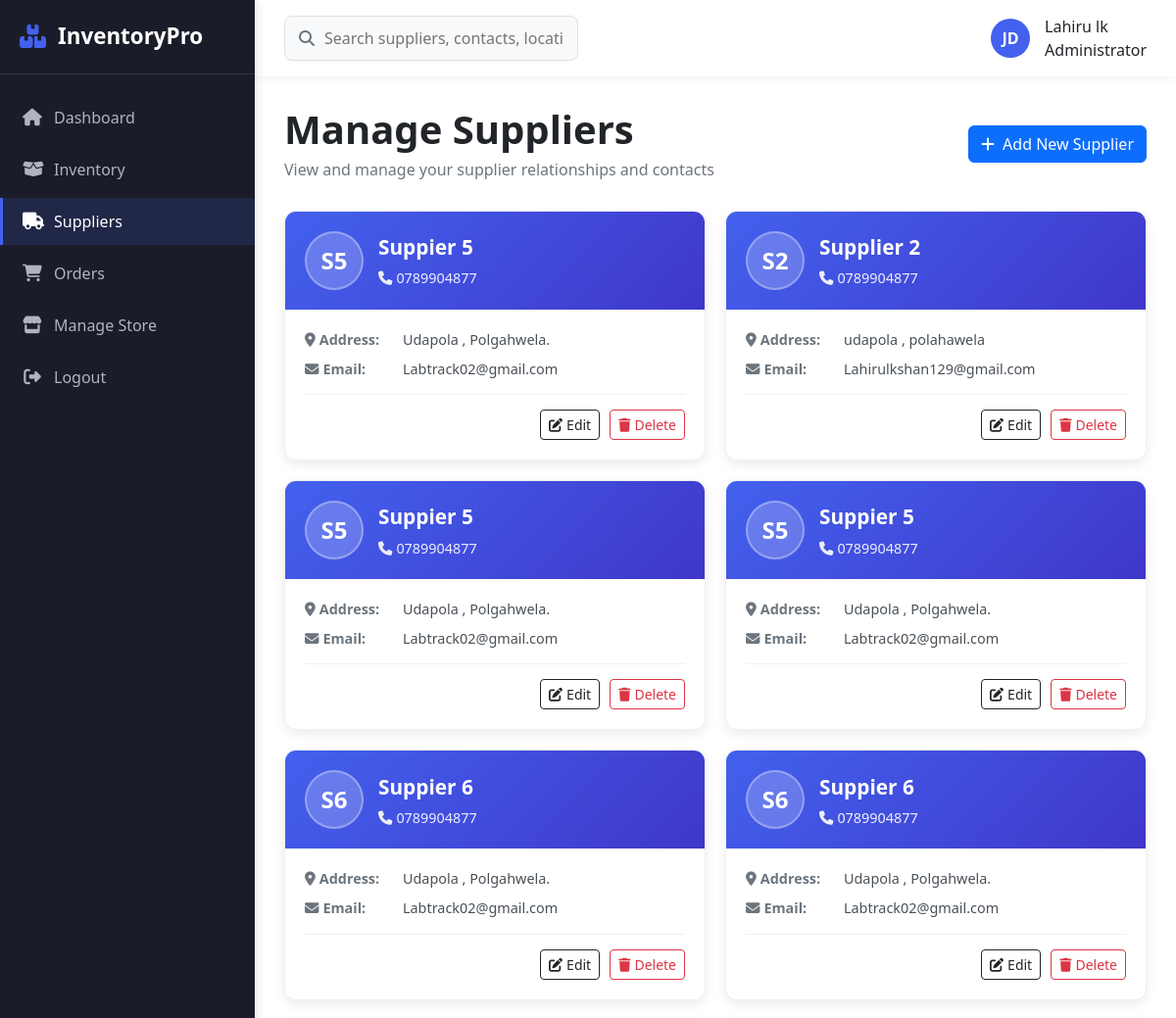
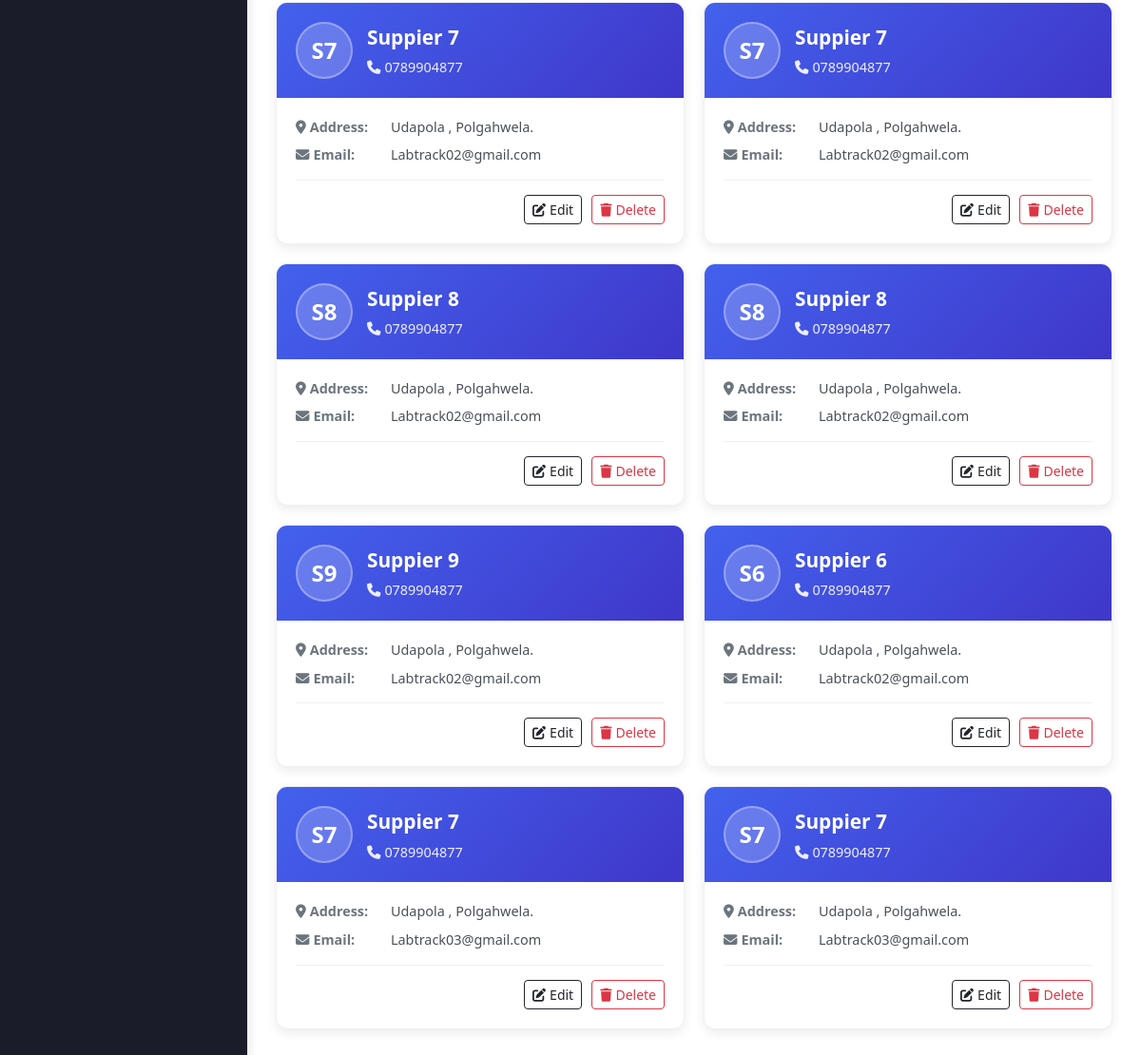
/Supplier/suppliers.php, run on the app's committed database (2 pictures, top to bottom).
### tables this page shows
CREATE TABLE `suppliers` (
  `id` int(11) NOT NULL,
  `name` varchar(255) DEFAULT NULL,
  `address` text DEFAULT NULL,
  `contact` varchar(15) DEFAULT NULL,
  `email` varchar(255) DEFAULT NULL
);

### Supplier/suppliers.php (the view, shortened to what this page needs)
<!DOCTYPE html>
<html lang="en">
<head>
    <link rel="stylesheet" href="../utils/suppleirs.css">
    <link href="https://cdn.jsdelivr.net/npm/bootstrap@5.3.3/dist/css/bootstrap.min.css" rel="stylesheet">
    <link rel="stylesheet" href="https://cdnjs.cloudflare.com/ajax/libs/font-awesome/6.4.0/css/all.min.css">
</head>
<body>
    <?php
    $dbcon = new DbConnector();
    $conn = $dbcon->getConnection();
    $query = "SELECT * FROM suppliers";
    $stmt = $conn->query($query);
    $suppliers = $stmt->fetchAll(PDO::FETCH_OBJ);
    ?>
    <div class="app-container">
        <div class="sidebar">
            <div class="sidebar-header">
                <i class="fas fa-boxes"></i>
                <h3>InventoryPro</h3>
            </div>
            <ul class="nav-menu">
                <li><a href="../index.php"><i class="fas fa-home"></i> Dashboard</a></li>
                <li><a href="../inventory/inventory.php"><i class="fas fa-box-open"></i> Inventory</a></li>
                <li><a href="suppliers.php" class="active"><i class="fas fa-truck"></i> Suppliers</a></li>
                <li><a href="../order/order.php"><i class="fas fa-shopping-cart"></i> Orders</a></li>
                <li><a href="../store/stores.php"><i class="fas fa-store"></i> Manage Store</a></li>
                <li><a href="#"><i class="fas fa-sign-out-alt"></i> Logout</a></li>
            </ul>
        </div>
        <div class="main-content">
            <div class="top-bar">
                <div class="search-bar">
                    <i class="fas fa-search"></i>
                    <input type="text" placeholder="Search suppliers, contacts, locations...">
                </div>
                <div class="user-info">
                    <div class="user-avatar">JD</div>
                    <div>
                    <div class="user-name">Lahiru lk</div>
                    <div class="user-role">Administrator</div>
                    </div>
                </div>
            </div>
            <div class="suppliers-content">
                <div class="page-header">
                    <div>
                        <h1 class="page-title">Manage Suppliers</h1>
                        <p class="page-description">View and manage your supplier relationships and contacts</p>
                    </div>
                    <button type="button" class="btn btn-primary" data-bs-toggle="modal" data-bs-target="#addSupplierModal">
                        <i class="fas fa-plus me-2"></i>Add New Supplier
                    </button>
                </div>
                <div class="supplier-cards-container">
                    <?php foreach ($suppliers as $supplier): ?>
                        <div class="supplier-card">
                            <div class="supplier-card-header">
                                <div class="supplier-avatar">
                                    <?php
                                    $initials = '';
                                    $words = explode(' ', $supplier->name);
                                    foreach ($words as $word) {
                                        $initials .= strtoupper($word[0]);
                                    }
                                    echo htmlspecialchars($initials);
                                    ?>
                                </div>
                                <div class="supplier-info">
                                    <div class="supplier-name"><?php echo htmlspecialchars($supplier->name); ?></div>
                                    <div class="supplier-contact">
                                        <i class="fas fa-phone me-1"></i><?php echo htmlspecialchars($supplier->contact); ?>
                                    </div>
                                </div>
                            </div>
                            <div class="supplier-card-body">
                                <div class="supplier-details">
                                    <div class="detail-item">
                                        <span class="detail-label"><i class="fas fa-map-marker-alt me-1"></i>Address:</span>
                                        <span class="detail-value"><?php echo htmlspecialchars($supplier->address); ?></span>
                                    </div>
                                    <div class="detail-item">
                                        <span class="detail-label"><i class="fas fa-envelope me-1"></i>Email:</span>
                                        <span class="detail-value"><?php echo htmlspecialchars($supplier->email); ?></span>
                                    </div>
                                </div>
                                <div class="supplier-actions">
                                    <button type="button" class="btn btn-outline-dark btn-sm" data-bs-toggle="modal" data-bs-target="#editSupplierModal-<?php echo $supplier->id; ?>">
                                        <i class="fas fa-edit me-1"></i>Edit
                                    </button>
                                    <form method="POST" action="deleteSupplier.php" onsubmit="return confirm('Are you sure you want to delete this supplier?');" class="d-inline">
                                        <button type="submit" class="btn btn-outline-danger btn-sm">
                                            <i class="fas fa-trash me-1"></i>Delete
                                        </button>
                                    </form>
                                </div>
                            </div>
                        </div>
                    <?php endforeach; ?>
                </div>
            </div>
        </div>
    </div>
</body>
</html>

### utils/suppleirs.css (style rules this page uses)
:root { --primary: #4361ee; --secondary: #3f37c9; --success: #4cc9f0; --info: #4895ef; --warning: #f72585; --danger: #e63946; --light: #f8f9fa; --dark: #212529; --sidebar-bg: #1a1d29; --sidebar-text: #b0b3c1; --sidebar-active: #4361ee; --card-shadow: 0 4px 12px rgba(0, 0, 0, 0.08); --transition: all 0.3s ease; }
* { margin: 0; padding: 0; box-sizing: border-box; font-family: 'Segoe UI', Tahoma, Geneva, Verdana, sans-serif; }
body { background-color: #f5f7fb; color: #333; overflow-x: hidden; }
.app-container { display: flex; min-height: 100vh; }
.sidebar { width: 260px; background: var(--sidebar-bg); color: var(--sidebar-text); transition: var(--transition); box-shadow: 2px 0 10px rgba(0, 0, 0, 0.1); z-index: 100; }
.sidebar-header { padding: 24px 20px; border-bottom: 1px solid rgba(255, 255, 255, 0.1); display: flex; align-items: center; gap: 12px; }
.sidebar-header h3 { color: white; font-weight: 600; margin: 0; font-size: 1.4rem; }
.sidebar-header i { color: var(--primary); font-size: 1.5rem; }
.nav-menu { list-style: none; padding: 0; margin: 20px 0; }
.nav-menu li { margin-bottom: 5px; }
.nav-menu a { display: flex; align-items: center; padding: 12px 20px; color: var(--sidebar-text); text-decoration: none; transition: var(--transition); font-weight: 500; border-left: 3px solid transparent; }
.nav-menu a.active { background: rgba(67, 97, 238, 0.15); color: white; border-left-color: var(--primary); }
.nav-menu i { margin-right: 12px; width: 20px; text-align: center; font-size: 1.1rem; }
.main-content { flex: 1; display: flex; flex-direction: column; overflow: hidden; }
.top-bar { background: white; padding: 15px 30px; box-shadow: 0 2px 10px rgba(0, 0, 0, 0.05); display: flex; justify-content: space-between; align-items: center; z-index: 10; }
.search-bar { position: relative; width: 300px; }
.search-bar input { width: 100%; padding: 10px 15px 10px 40px; border-radius: 8px; border: 1px solid #e0e0e0; background: #f8f9fa; transition: var(--transition); }
.search-bar i { position: absolute; left: 15px; top: 50%; transform: translateY(-50%); color: #6c757d; }
.user-info { display: flex; align-items: center; gap: 15px; }
.user-avatar { width: 40px; height: 40px; border-radius: 50%; background: var(--primary); color: white; display: flex; align-items: center; justify-content: center; font-weight: bold; }
.suppliers-content { padding: 30px; overflow-y: auto; flex: 1; }
.page-header { display: flex; justify-content: space-between; align-items: center; margin-bottom: 30px; }
.page-title { font-weight: 700; color: var(--dark); margin-bottom: 5px; }
.page-description { color: #6c757d; margin: 0; }
.btn-primary { background-color: var(--primary); border-color: var(--primary); padding: 10px 20px; border-radius: 8px; font-weight: 600; transition: var(--transition); }
.btn-outline-dark { border-color: #6c757d; color: #6c757d; padding: 8px 16px; border-radius: 6px; font-weight: 500; transition: var(--transition); }
.btn-outline-danger { border-color: var(--danger); color: var(--danger); padding: 8px 16px; border-radius: 6px; font-weight: 500; transition: var(--transition); }
.supplier-cards-container { display: grid; grid-template-columns: repeat(auto-fill, minmax(400px, 1fr)); gap: 20px; margin-bottom: 30px; }
.supplier-card { background: white; border-radius: 12px; box-shadow: var(--card-shadow); transition: var(--transition); overflow: hidden; border: 1px solid #f0f0f0; }
.supplier-card-header { display: flex; align-items: center; padding: 20px; background: linear-gradient(135deg, var(--primary), var(--secondary)); color: white; }
.supplier-avatar { width: 60px; height: 60px; border-radius: 50%; background: rgba(255, 255, 255, 0.2); display: flex; align-items: center; justify-content: center; font-weight: bold; font-size: 1.5rem; margin-right: 15px; border: 2px solid rgba(255, 255, 255, 0.3); }
.supplier-info { flex: 1; }
.supplier-name { font-size: 1.3rem; font-weight: 600; margin-bottom: 5px; }
.supplier-contact { font-size: 0.9rem; opacity: 0.9; }
.supplier-card-body { padding: 20px; }
.supplier-details { margin-bottom: 15px; }
.detail-item { display: flex; margin-bottom: 8px; font-size: 0.9rem; }
.detail-label { font-weight: 600; color: #6c757d; min-width: 100px; }
.detail-value { color: #495057; flex: 1; }
.supplier-actions { display: flex; gap: 10px; justify-content: flex-end; border-top: 1px solid #f0f0f0; padding-top: 15px; }

### data on the page
suppliers: initials "S5", name "Suppier 5", contact "0789904877", address "Udapola , Polgahwela.", email "Labtrack02@gmail.com"
suppliers: initials "S2", name "Supplier 2", contact "0789904877", address "udapola , polahawela", email "Lahirulkshan129@gmail.com"
suppliers: initials "S5", name "Suppier 5", contact "0789904877", address "Udapola , Polgahwela.", email "Labtrack02@gmail.com"
suppliers: initials "S5", name "Suppier 5", contact "0789904877", address "Udapola , Polgahwela.", email "Labtrack02@gmail.com"
suppliers: initials "S6", name "Suppier 6", contact "0789904877", address "Udapola , Polgahwela.", email "Labtrack02@gmail.com"
suppliers: initials "S6", name "Suppier 6", contact "0789904877", address "Udapola , Polgahwela.", email "Labtrack02@gmail.com"
suppliers: initials "S7", name "Suppier 7", contact "0789904877", address "Udapola , Polgahwela.", email "Labtrack02@gmail.com"
suppliers: initials "S7", name "Suppier 7", contact "0789904877", address "Udapola , Polgahwela.", email "Labtrack02@gmail.com"
suppliers: initials "S8", name "Suppier 8", contact "0789904877", address "Udapola , Polgahwela.", email "Labtrack02@gmail.com"
suppliers: initials "S8", name "Suppier 8", contact "0789904877", address "Udapola , Polgahwela.", email "Labtrack02@gmail.com"
suppliers: initials "S9", name "Suppier 9", contact "0789904877", address "Udapola , Polgahwela.", email "Labtrack02@gmail.com"
suppliers: initials "S6", name "Suppier 6", contact "0789904877", address "Udapola , Polgahwela.", email "Labtrack02@gmail.com"
suppliers: initials "S7", name "Suppier 7", contact "0789904877", address "Udapola , Polgahwela.", email "Labtrack03@gmail.com"
suppliers: initials "S7", name "Suppier 7", contact "0789904877", address "Udapola , Polgahwela.", email "Labtrack03@gmail.com"
